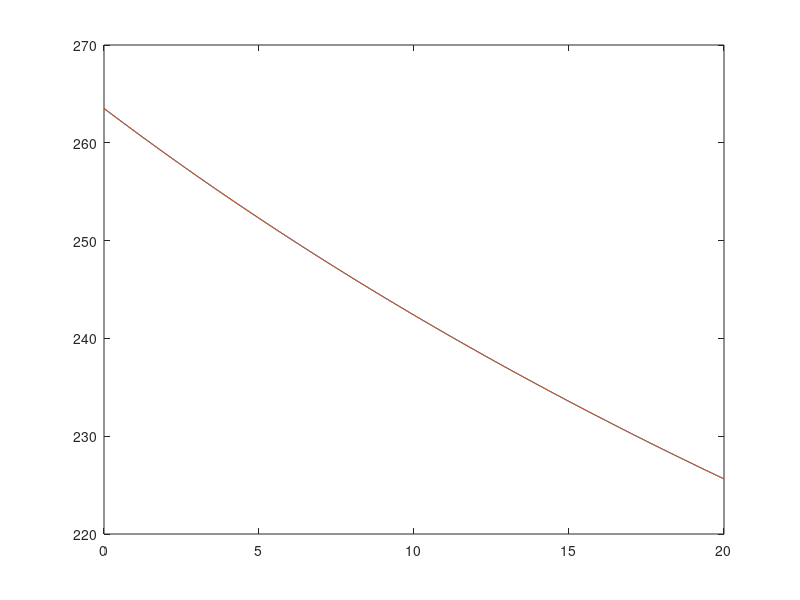
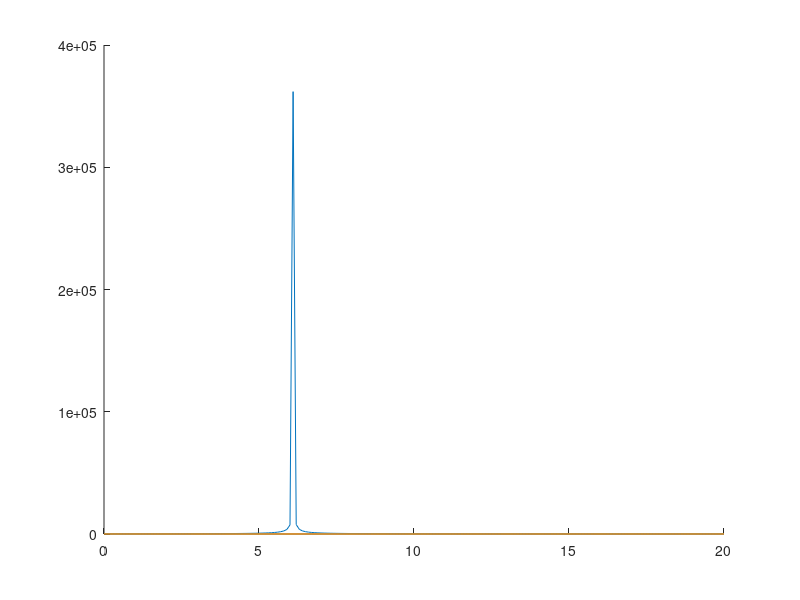

Recreate these plots in MATLAB, in order.
clear all; clc; close all

% Example 1.1
%% Base case:
Utr_hi = 70e3; % V trafo high voltage
Utr_lo = 20e3; % V trafo low voltage (substation)
Str = 30e6; % VA trafo rated power 
Ztr_k = 0.17; % per-unit impedance
Str_fault_hi = 1850e6; % MVA trafo falut level at 70kV
Qcap = 5.8e6; % VAr capacitor bank
cable_l = 3; % km length of cables
cable_n = 4; % number of cables
cable_C0 = 0.21e-6; % uF/km cable capacitance
% load does not contribute to the falut level
f = 50; % Hz

Q_cable = 2*pi*f*cable_C0*cable_l*cable_n*Utr_lo^2;
Str_fault = Str/Ztr_k; % analogicaly like Ssc=Srated/Zk%
Stot20_fault = Str_fault_hi*Str_fault/(Str_fault_hi+Str_fault);

n_res = sqrt(Stot20_fault/(Qcap + Q_cable));
f_res = n_res*f;

Ltot = Utr_lo^2/(2*pi*f*Stot20_fault);
Ccap = Qcap/(2*pi*f*Utr_lo^2);
Ctot = cable_C0*cable_l*cable_n + Ccap;

f1_res = 1/(2*pi*sqrt(Ltot*Ctot));

%% A) Impact of cable length:

% resonance frequency
cable_l_varA = 0:0.1:20;
Q_cable_varA = 2*pi*f*cable_C0*cable_l_varA*cable_n*Utr_lo^2;
n_res_varA = sqrt(Stot20_fault./(Qcap + Q_cable_varA));
f_res_varA = n_res_varA*f;

Ctot_varA = cable_C0*cable_l_varA*cable_n + Ccap;
f1_res_varA = 1./(2*pi*sqrt(Ltot*Ctot_varA));

figure(1)
plot(cable_l_varA, f_res_varA, cable_l_varA, f1_res_varA)

% impedance 
% Z = (jhwL/(1-h^2w^2LC))
w = 2*pi*f;
h = 5;
Z_varA = abs(1i*h*w*Ltot./(1-h^2*w^2*Ltot*Ctot_varA));

figure(2) 
hold on
plot(cable_l_varA, Z_varA)
% axis([0 20 0 100])

h = 6;
Z_varA = abs(1i*h*w*Ltot./(1-h^2*w^2*Ltot*Ctot_varA));
plot(cable_l_varA, Z_varA)
h = 7;
Z_varA = abs(1i*h*w*Ltot./(1-h^2*w^2*Ltot*Ctot_varA));
plot(cable_l_varA, Z_varA)
hold off

% different frequencies, same capacitance
h = 1:20;
Z_h = abs(1i*h*w*Ltot./(1-h.^2*w^2*Ltot*Ctot));

%% B) Impact of 


